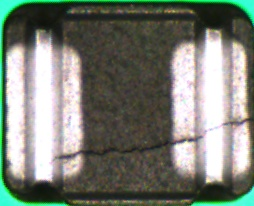
//> input picture 新建文件夹/test11/test11/11.jpg, 254 x 206 px, given in place of a25.tif, which was not available
$ ./test11   (built with g++ and OpenCV 4)
//> lines starting //> are read from the running program, lines starting //| are printed output that depends on the picture; after the words box and inside, x2 and y2 are one past the last pixel; in counts of white or black regions, pixels touching at a corner belong together; pictures that were not available may be replaced by others from this repository, and a replacement may not be noted
// test11.cpp : 定义控制台应用程序的入口点。
//

// test6.cpp : 定义控制台应用程序的入口点。
//

// test9.cpp : 定义控制台应用程序的入口点。
//

#include "stdafx.h"
#include <opencv2/opencv.hpp>
#include <iostream>
#include <list>
#include <vector>


using namespace cv;
using namespace std;

//Mat temp;
//int value = 1;

int _tmain(int argc, _TCHAR* argv[])
{

	Mat input = imread("f:\\a25.tif");
//> input is the input picture: 206 rows x 254 cols, CV_8UC3; mean B, G, R 115.8, 126, 121.2
	Mat origin = input.clone();//findcontours之后图像会改变，用origin来保持原图。
	Mat rot_image;//旋转后的照片。

	cvtColor(input, input, CV_BGR2GRAY);//转换灰度
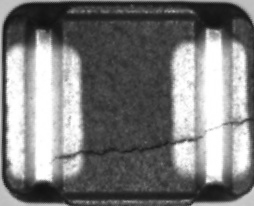
//> input: 206 rows x 254 cols, CV_8UC1; min 16, max 255, mean 123.4
	threshold(~input, input, 0, 255, THRESH_BINARY | THRESH_OTSU);//二值化
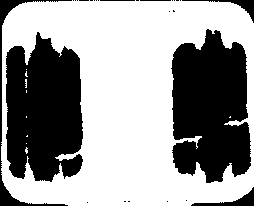
//> input: 206 rows x 254 cols, CV_8UC1; 60.5% white; 27 black regions (20 under 20 px)

	vector<vector<Point>> contours;
	vector<Vec4i> hierachy;
	findContours(input, contours, hierachy, RETR_EXTERNAL, CHAIN_APPROX_NONE);//找轮廓
//> contours = 1 contour; box (x1, y1, x2, y2) and area: (1, 0, 254, 206) 50148

	vector<Point> allpoint;
	for (int i = 0; i < contours.size(); i++)
	{
		for (int j = 0; j < contours[i].size(); j++)
			allpoint.push_back(contours[i][j]);

	}
//> this loop made 1 pass
//> after the loop, allpoint = contour of 841 points, box (x1, y1, x2, y2) (1, 0, 254, 206), area 50148
	RotatedRect BoudingRect = minAreaRect(allpoint);//轮廓的点输入数组，求外接矩形
//> BoudingRect = centre (127, 102.5), size (205, 252), angle -90

	Point2f center = BoudingRect.center;
//> center = Point(127, 102.5)
	Mat rot_mat = getRotationMatrix2D(center, BoudingRect.angle, 1.0);//求旋转矩阵
//> rot_mat = [[6.12e-17, -1, 229.5], [1, 6.12e-17, -24.5]]
	Size dst_sz(input.size());
//> dst_sz = Size(254, 206)
	warpAffine(origin, rot_image, rot_mat, dst_sz);//仿射变换，原图像旋转
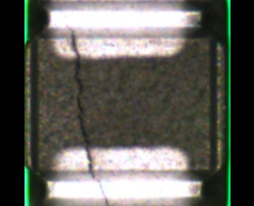
//> rot_image: 206 rows x 254 cols, CV_8UC3; mean B, G, R 88.8, 95.5, 95.8
//> (the run ends here: the program stops with an error, at `Mat result1 = rot_image(Rect(center.x - (BoudingRect.size.width / 2), ..`)
